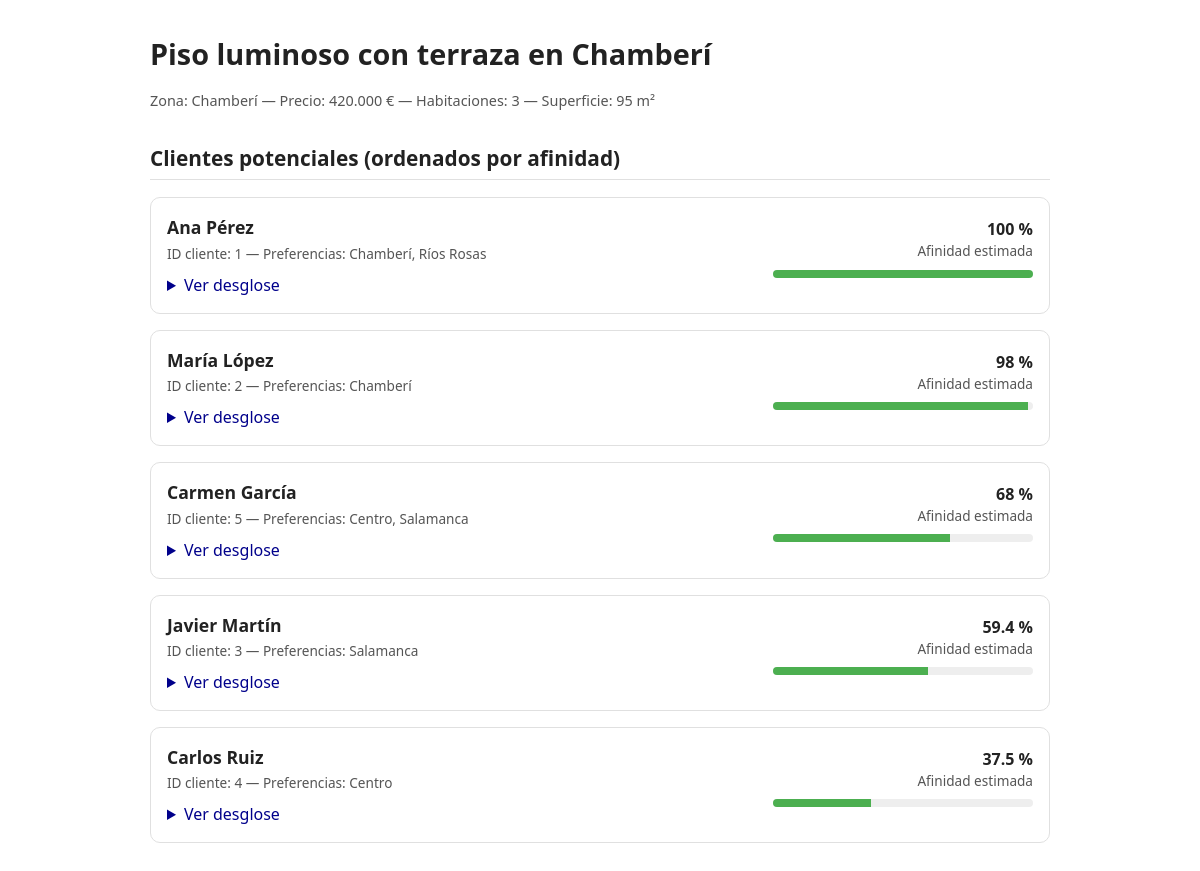
The page / on the database its author committed.
### tables this page shows
CREATE TABLE properties (
    id INT AUTO_INCREMENT PRIMARY KEY,
    title VARCHAR(255) NOT NULL,
    zone VARCHAR(100) NOT NULL,
    price DECIMAL(10,2) NOT NULL,
    rooms INT NOT NULL,
    area INT NOT NULL,
    terrace BOOLEAN DEFAULT FALSE,
    garage BOOLEAN DEFAULT FALSE
);

CREATE TABLE clients (
    id INT AUTO_INCREMENT PRIMARY KEY,
    name VARCHAR(255) NOT NULL,
    preferred_zones JSON NOT NULL,
    min_price DECIMAL(10,2),
    max_price DECIMAL(10,2),
    min_rooms INT,
    max_rooms INT,
    wants_terrace BOOLEAN DEFAULT FALSE,
    wants_garage BOOLEAN DEFAULT FALSE
);

### src/Controllers/PropertyController.php (called while the page is built, shortened)
<?php
class PropertyController {
    private $propertyRepo;
    private $clientRepo;
    private $calculator;
    public function __construct(PropertyRepository $propertyRepo, ClientRepository $clientRepo, AffinityCalculator $calculator) {
        $this->propertyRepo = $propertyRepo;
        $this->clientRepo = $clientRepo;
        $this->calculator = $calculator;
    }
    public function showProperty(int $id): void {
        $property = $this->propertyRepo->getById($id);
        $clients = $this->clientRepo->getClients();
        $matches = [];
        foreach ($clients as $client) {
            $result = $this->calculator->calculate($property, $client);
            $matches[] = [
                'client' => $client,
                'score' => $result['score'],
                'details' => $result['details']
            ];
        }
        usort($matches, fn($a, $b) => $b['score'] <=> $a['score']);
        include __DIR__ . '/../../views/property_view.php';
    }
}

### index.php (called while the page is built, shortened)
<?php
require_once __DIR__ . '/src/Models/Property.php';
require_once __DIR__ . '/src/Models/Client.php';
require_once __DIR__ . '/src/Models/AffinityCalculator.php';
require_once __DIR__ . '/src/Strategies/BasicAffinityStrategy.php';
require_once __DIR__ . '/src/Repositories/MySQLClientRepository.php';
require_once __DIR__ . '/src/Repositories/MySQLPropertyRepository.php';
require_once __DIR__ . '/src/Controllers/PropertyController.php';
$propertyRepo = new MySQLPropertyRepository();
$clientRepo = new MySQLClientRepository();
$strategy = new BasicAffinityStrategy();
$calculator = new AffinityCalculator($strategy);
$controller = new PropertyController($propertyRepo, $clientRepo, $calculator);
$id = $_GET['id'] ?? 1;
$controller->showProperty($id);

### src/Models/Property.php (called while the page is built, shortened)
<?php
class Property {
    public function __construct($id, $title, $zone, $price, $rooms, $hasGarage, $hasTerrace, $areaM2) {
        $this->title = $title;
        $this->zone = $zone;
        $this->price = $price;
        $this->rooms = $rooms;
        $this->hasGarage = $hasGarage;
        $this->hasTerrace = $hasTerrace;
        $this->areaM2 = $areaM2;
    }
}

### src/Repositories/MySQLPropertyRepository.php (called while the page is built, shortened)
<?php
require_once __DIR__ . '/../Config/Database.php';
require_once __DIR__ . '/../Models/Property.php';
require_once __DIR__ . '/../Models/Client.php';
class MySQLPropertyRepository implements PropertyRepository {
    private $conn;
    public function __construct() {
        $database = new Database();
        $this->conn = $database->getConnection();
    }
    public function getById(int $id): ?Property {
        $stmt = $this->conn->prepare("SELECT * FROM properties WHERE id = ?");
        $stmt->execute([$id]);
        $row = $stmt->fetch(PDO::FETCH_ASSOC);
        return $row ? new Property(
            $row['id'],
            $row['title'],
            $row['zone'],
            $row['price'],
            $row['rooms'],
            (bool)$row['garage'],
            (bool)$row['terrace'],
            (int)$row['area'],
        ) : null;
    }
}

### src/Config/Database.php (called while the page is built, shortened)
<?php
class Database {
    private $host = 'localhost';
    private $db_name = 'crm_inmoweb';
    private $username = 'crmuser';
    private $password = 'password_crmuser';
    public function getConnection(): ?PDO {
        $this->conn = null;
        try {
            $this->conn = new PDO(
                "mysql:host={$this->host};dbname={$this->db_name};charset=utf8mb4",
                $this->username,
                $this->password
            );
            $this->conn->setAttribute(PDO::ATTR_ERRMODE, PDO::ERRMODE_EXCEPTION);
        } catch (PDOException $e) {
            echo "Error de conexión: " . $e->getMessage();
        }
        return $this->conn;
    }
}

### src/Repositories/MySQLClientRepository.php (called while the page is built, shortened)
<?php
require_once __DIR__ . '/../Config/Database.php';
require_once __DIR__ . '/../Models/Property.php';
require_once __DIR__ . '/../Models/Client.php';
class MySQLClientRepository implements ClientRepository {
    private $conn;
    public function __construct() {
        $database = new Database();
        $this->conn = $database->getConnection();
    }
    public function getClients(): array {
        $stmt = $this->conn->query("SELECT * FROM clients");
        $clients = [];
        while ($row = $stmt->fetch(PDO::FETCH_ASSOC)) {
            $clients[] = new Client(
                $row['id'],
                $row['name'],
                json_decode($row['preferred_zones'], true),
                $row['min_price'],
                $row['max_price'],
                $row['min_rooms'],
                $row['max_rooms'],
                (bool)$row['wants_garage'],
                (bool)$row['wants_terrace']
            );
        }
        return $clients;
    }
}

### src/Models/AffinityCalculator.php (called while the page is built, shortened)
<?php
class AffinityCalculator {
    public function __construct(AffinityStrategy $strategy) {
        $this->strategy = $strategy;
    }
}

### src/Models/Client.php (called while the page is built, shortened)
<?php
class Client {
    public function __construct($id, $name, $zones, $budgetMin, $budgetMax, $roomsMin, $roomsMax, $needsGarage, $wantsTerrace) {
        $this->preferredZones = $zones;
        $this->budgetMin = $budgetMin;
        $this->budgetMax = $budgetMax;
        $this->roomsMin = $roomsMin;
        $this->roomsMax = $roomsMax;
        $this->needsGarage = $needsGarage;
        $this->wantsTerrace = $wantsTerrace;
    }
}

### src/Strategies/BasicAffinityStrategy.php (called while the page is built, shortened)
<?php
class BasicAffinityStrategy implements AffinityStrategy {
    private function normalizePunctuation($v) {
        return $v;
    }
    private function normalizeArea($v) {
        if ($v > 1) return 1;
        return $v;
    }
    public function compute_affinity(Property $property, Client $client):array {
        $details = [];
        $weights = [
            'zone' => 30,
            'price' => 30,
            'rooms' => 15,
            'garage' => 10,
            'terrace' => 10,
            'area' => 5
        ];
        $zone_match = in_array($property->zone, $client->preferredZones) ? 1.0 : 0.0;
        $details['zone'] = [
            'value' => $zone_match,
            'weight' => $weights['zone'],
            'note' => $zone_match ? "Zona preferida" : "Zona fuera de preferencias"
        ];
        if ($property->price >= $client->budgetMin && $property->price <= $client->budgetMax) {
            $price_score = 1.0;
            $price_note = "Dentro del presupuesto";
        } else {
            $diff = 0;
            if ($property->price < $client->budgetMin) {
                $diff = ($client->budgetMin - $property->price) / max(1, $client->budgetMin);
            } else {
                $diff = ($property->price - $client->budgetMax) / max(1, $client->budgetMax);
            }
            $price_score = $this->normalizePunctuation(1.0 - $diff*2);
            $price_note = "Fuera de presupuesto (diferencia relativa: " . round($diff, 2) . ")";
        }
        $details['price'] = [
            'value' => $price_score,
            'weight' => $weights['price'],
            'note' => $price_note,
            'prop_price' => $property->price,
            'client_range' => [$client->budgetMin, $client->budgetMax]
        ];
        if ($property->rooms >= $client->roomsMin && $property->rooms <= $client->roomsMax) {
            $rooms_score = 1.0;
            $rooms_note = "Número de habitaciones dentro del rango";
        } else {
            $rooms_diff = min(
                abs($property->rooms - $client->roomsMin),
                abs($property->rooms - $client->roomsMax)
            );
            $rooms_score = $this->normalizePunctuation(1.0 - ($rooms_diff / max(1, $client->roomsMax)) );
            $rooms_note = "Fuera de rango de habitaciones (diferencia: $rooms_diff)";
        }
        $details['rooms'] = [
            'value' => $rooms_score,
            'weight' => $weights['rooms'],
            'note' => $rooms_note,
            'prop_rooms' => $property->rooms,
            'client_rooms' => [$client->roomsMin, $client->roomsMax]
        ];
        $garage_score = 1.0;
        $garage_note = "No es un requisito";
        if ($client->needsGarage) {
            $garage_score = $property->hasGarage ? 1.0 : 0.0;
            $garage_note = $property->hasGarage ? "Cumple requisito de garaje" : "Cliente necesita garaje";
        } else {
            $garage_score = $property->hasGarage ? 0.9 : 1.0;
            $garage_note = $property->hasGarage ? "Tiene garaje (no necesario)" : "No tiene garaje (no necesario)";
        }
        $details['garage'] = [
            'value' => $garage_score,
            'weight' => $weights['garage'],
            'note' => $garage_note
        ];
        $terrace_weight = $weights['terrace'];
        if ($client->wantsTerrace) {
            $terrace_score = $property->hasTerrace ? 1.0 : 0.3;
            $terrace_note = $property->hasTerrace ? "Tiene terraza" : "Cliente desea terraza";
        } else {
            $terrace_score = $property->hasTerrace ? 0.8 : 1.0;
            $terrace_note = $property->hasTerrace ? "Tiene terraza (no deseada)" : "No tiene terraza (ok)";
        }
        $details['terrace'] = [
            'value' => $terrace_score,
            'weight' => $terrace_weight,
            'note' => $terrace_note
        ];
        $ideal_area_score = $property->areaM2 / max(1, ($property->rooms * 25));
        $ideal_area_score_normalize = $this->normalizeArea($ideal_area_score);
        $details['area'] = [
            'value' => $ideal_area_score_normalize,
            'weight' => $weights['area'],
            'note' => "Ratio área/habitación: " . round($ideal_area_score, 2)
        ];
        $total_weight = array_sum($weights);
        $weighted_sum = 0.0;
        foreach ($details as $k => $d) {
            $weighted_sum += ($d['value'] * $d['weight']);
        }
        $score_percent = ($weighted_sum / $total_weight) * 100;
        return [
            'score' => round($score_percent, 1),
            'details' => $details
        ];
    }
}

### views/property_view.php (the view, shortened to what this page needs)
<!doctype html>
<html lang="es">
<head>
    <link rel="stylesheet" href="src/assets/css/style.css">
</head>
<body>
    <h1><?= htmlspecialchars($property->title) ?></h1>
    <p class="info">
        Zona: <?= $property->zone ?> —
        Precio: <?= number_format($property->price, 0, ',', '.') ?> € —
        Habitaciones: <?= $property->rooms ?> —
        Superficie: <?= $property->areaM2 ?> m²
    </p>
    <h2>Clientes potenciales (ordenados por afinidad)</h2>
    <?php foreach ($matches as $m): ?>
        <?php
            $client = $m['client'];
            $score = $m['score'];
        ?>
        <div class="client">
            <div class="affinity-header">
                <div>
                    <strong><?= htmlspecialchars($client->name) ?></strong><br>
                    <span class="small">
                        ID cliente: <?= $client->id ?> — Preferencias: <?= implode(', ', $client->preferredZones) ?>
                    </span>
                </div>
                <div style="text-align:right">
                    <div class="score"><?= $score ?> %</div>
                    <div class="small">Afinidad estimada</div>
                </div>
            </div>
            <div class="affinity-bar"><div style="width: <?= $score ?>%;"></div></div>
            <details>
                <summary style="cursor:pointer; margin-top:8px; color: darkblue;">Ver desglose</summary>
            </details>
        </div>
    <?php endforeach; ?>
</body>
</html>

### src/assets/css/style.css (style rules this page uses)
:root { --border: #e0e0e0; --bg-light: #fafafa; --success: #4caf50; --success-light: #c8e6c9; --error-light: #ffcdd2; --text-muted: #555; }
body { font-family: system-ui, -apple-system, "Segoe UI", Roboto, sans-serif; margin: 2rem auto; max-width: 900px; line-height: 1.5; color: #222; }
h1 { font-size: 1.8rem; margin-bottom: 0.2rem; }
h2 { font-size: 1.3rem; margin-top: 2rem; border-bottom: 1px solid var(--border); padding-bottom: 0.3rem; }
.client { border: 1px solid var(--border); border-radius: 10px; padding: 1rem; margin: 1rem 0; background: white; }
.client strong { font-size: 1.1rem; }
.affinity-header { display: flex; justify-content: space-between; align-items: center; }
.affinity-bar { height: 8px; background: #eee; border-radius: 6px; margin-top: 0.3rem; overflow: hidden; width: 30%; float: right; }
.affinity-bar > div { height: 8px; background: var(--success); }
.score { font-weight: 600; }
.small { color: var(--text-muted); font-size: 0.85rem; }
.info { color: var(--text-muted); font-size: 0.9rem; }

### rows shown on the page
properties: title "Piso luminoso con terraza en Chamberí", zone "Chamberí", price "420.000", rooms "3", area "95"
clients: name "Ana Pérez", id "1"
clients: name "María López", id "2"
clients: name "Carmen García", id "5"
clients: name "Javier Martín", id "3"
clients: name "Carlos Ruiz", id "4"

### other values the page prints
implode(', ', $client->preferredZones) "Chamberí, Ríos Rosas"
$score "100"
implode(', ', $client->preferredZones) "Chamberí"
$score "98"
implode(', ', $client->preferredZones) "Centro, Salamanca"
$score "68"
implode(', ', $client->preferredZones) "Salamanca"
$score "59.4"
implode(', ', $client->preferredZones) "Centro"
$score "37.5"
